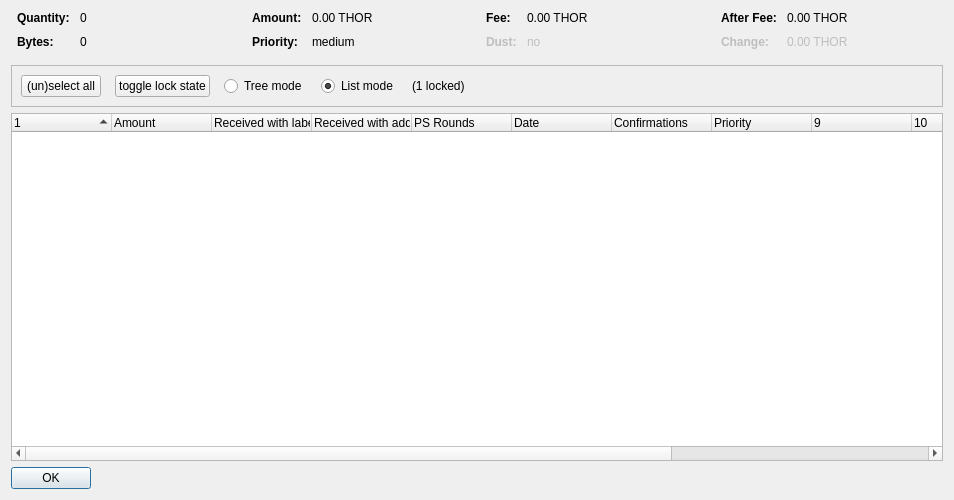
<?xml version="1.0" encoding="UTF-8"?>
<ui version="4.0">
 <class>CoinControlDialog</class>
 <widget class="QDialog" name="CoinControlDialog">
  <property name="geometry">
   <rect>
    <x>0</x>
    <y>0</y>
    <width>954</width>
    <height>500</height>
   </rect>
  </property>
  <property name="windowTitle">
   <string>Coin Selection</string>
  </property>
  <layout class="QVBoxLayout" name="verticalLayout">
   <item>
    <layout class="QHBoxLayout" name="horizontalLayoutTop" stretch="0,0,0,0">
     <property name="topMargin">
      <number>0</number>
     </property>
     <property name="bottomMargin">
      <number>10</number>
     </property>
     <item>
      <layout class="QFormLayout" name="formLayoutCoinControl1">
       <property name="horizontalSpacing">
        <number>10</number>
       </property>
       <property name="verticalSpacing">
        <number>10</number>
       </property>
       <property name="leftMargin">
        <number>6</number>
       </property>
       <property name="rightMargin">
        <number>6</number>
       </property>
       <item row="0" column="0">
        <widget class="QLabel" name="labelCoinControlQuantityText">
         <property name="font">
          <font>
           <weight>75</weight>
           <bold>true</bold>
          </font>
         </property>
         <property name="text">
          <string>Quantity:</string>
         </property>
        </widget>
       </item>
       <item row="0" column="1">
        <widget class="QLabel" name="labelCoinControlQuantity">
         <property name="cursor">
          <cursorShape>IBeamCursor</cursorShape>
         </property>
         <property name="contextMenuPolicy">
          <enum>Qt::ActionsContextMenu</enum>
         </property>
         <property name="text">
          <string notr="true">0</string>
         </property>
         <property name="textInteractionFlags">
          <set>Qt::LinksAccessibleByMouse|Qt::TextSelectableByKeyboard|Qt::TextSelectableByMouse</set>
         </property>
        </widget>
       </item>
       <item row="1" column="0">
        <widget class="QLabel" name="labelCoinControlBytesText">
         <property name="font">
          <font>
           <weight>75</weight>
           <bold>true</bold>
          </font>
         </property>
         <property name="text">
          <string>Bytes:</string>
         </property>
        </widget>
       </item>
       <item row="1" column="1">
        <widget class="QLabel" name="labelCoinControlBytes">
         <property name="cursor">
          <cursorShape>IBeamCursor</cursorShape>
         </property>
         <property name="contextMenuPolicy">
          <enum>Qt::ActionsContextMenu</enum>
         </property>
         <property name="text">
          <string notr="true">0</string>
         </property>
         <property name="textInteractionFlags">
          <set>Qt::LinksAccessibleByMouse|Qt::TextSelectableByKeyboard|Qt::TextSelectableByMouse</set>
         </property>
        </widget>
       </item>
      </layout>
     </item>
     <item>
      <layout class="QFormLayout" name="formLayoutCoinControl2">
       <property name="horizontalSpacing">
        <number>10</number>
       </property>
       <property name="verticalSpacing">
        <number>10</number>
       </property>
       <property name="leftMargin">
        <number>6</number>
       </property>
       <property name="rightMargin">
        <number>6</number>
       </property>
       <item row="0" column="0">
        <widget class="QLabel" name="labelCoinControlAmountText">
         <property name="font">
          <font>
           <weight>75</weight>
           <bold>true</bold>
          </font>
         </property>
         <property name="text">
          <string>Amount:</string>
         </property>
        </widget>
       </item>
       <item row="0" column="1">
        <widget class="QLabel" name="labelCoinControlAmount">
         <property name="cursor">
          <cursorShape>IBeamCursor</cursorShape>
         </property>
         <property name="contextMenuPolicy">
          <enum>Qt::ActionsContextMenu</enum>
         </property>
         <property name="text">
          <string notr="true">0.00 THOR</string>
         </property>
         <property name="textInteractionFlags">
          <set>Qt::LinksAccessibleByMouse|Qt::TextSelectableByKeyboard|Qt::TextSelectableByMouse</set>
         </property>
        </widget>
       </item>
       <item row="1" column="0">
        <widget class="QLabel" name="labelCoinControlPriorityText">
         <property name="font">
          <font>
           <weight>75</weight>
           <bold>true</bold>
          </font>
         </property>
         <property name="text">
          <string>Priority:</string>
         </property>
        </widget>
       </item>
       <item row="1" column="1">
        <widget class="QLabel" name="labelCoinControlPriority">
         <property name="cursor">
          <cursorShape>IBeamCursor</cursorShape>
         </property>
         <property name="contextMenuPolicy">
          <enum>Qt::ActionsContextMenu</enum>
         </property>
         <property name="text">
          <string>medium</string>
         </property>
         <property name="textInteractionFlags">
          <set>Qt::LinksAccessibleByMouse|Qt::TextSelectableByKeyboard|Qt::TextSelectableByMouse</set>
         </property>
        </widget>
       </item>
      </layout>
     </item>
     <item>
      <layout class="QFormLayout" name="formLayoutCoinControl3">
       <property name="horizontalSpacing">
        <number>10</number>
       </property>
       <property name="verticalSpacing">
        <number>10</number>
       </property>
       <property name="leftMargin">
        <number>6</number>
       </property>
       <property name="rightMargin">
        <number>6</number>
       </property>
       <item row="0" column="0">
        <widget class="QLabel" name="labelCoinControlFeeText">
         <property name="font">
          <font>
           <weight>75</weight>
           <bold>true</bold>
          </font>
         </property>
         <property name="text">
          <string>Fee:</string>
         </property>
        </widget>
       </item>
       <item row="0" column="1">
        <widget class="QLabel" name="labelCoinControlFee">
         <property name="cursor">
          <cursorShape>IBeamCursor</cursorShape>
         </property>
         <property name="contextMenuPolicy">
          <enum>Qt::ActionsContextMenu</enum>
         </property>
         <property name="text">
          <string notr="true">0.00 THOR</string>
         </property>
         <property name="textInteractionFlags">
          <set>Qt::LinksAccessibleByMouse|Qt::TextSelectableByKeyboard|Qt::TextSelectableByMouse</set>
         </property>
        </widget>
       </item>
       <item row="1" column="0">
        <widget class="QLabel" name="labelCoinControlLowOutputText">
         <property name="enabled">
          <bool>false</bool>
         </property>
         <property name="font">
          <font>
           <weight>75</weight>
           <bold>true</bold>
          </font>
         </property>
         <property name="text">
          <string>Dust:</string>
         </property>
        </widget>
       </item>
       <item row="1" column="1">
        <widget class="QLabel" name="labelCoinControlLowOutput">
         <property name="enabled">
          <bool>false</bool>
         </property>
         <property name="cursor">
          <cursorShape>IBeamCursor</cursorShape>
         </property>
         <property name="contextMenuPolicy">
          <enum>Qt::ActionsContextMenu</enum>
         </property>
         <property name="text">
          <string>no</string>
         </property>
         <property name="textInteractionFlags">
          <set>Qt::LinksAccessibleByMouse|Qt::TextSelectableByKeyboard|Qt::TextSelectableByMouse</set>
         </property>
        </widget>
       </item>
      </layout>
     </item>
     <item>
      <layout class="QFormLayout" name="formLayoutCoinControl4">
       <property name="horizontalSpacing">
        <number>10</number>
       </property>
       <property name="verticalSpacing">
        <number>10</number>
       </property>
       <property name="leftMargin">
        <number>6</number>
       </property>
       <property name="rightMargin">
        <number>6</number>
       </property>
       <item row="0" column="0">
        <widget class="QLabel" name="labelCoinControlAfterFeeText">
         <property name="font">
          <font>
           <weight>75</weight>
           <bold>true</bold>
          </font>
         </property>
         <property name="text">
          <string>After Fee:</string>
         </property>
        </widget>
       </item>
       <item row="0" column="1">
        <widget class="QLabel" name="labelCoinControlAfterFee">
         <property name="cursor">
          <cursorShape>IBeamCursor</cursorShape>
         </property>
         <property name="contextMenuPolicy">
          <enum>Qt::ActionsContextMenu</enum>
         </property>
         <property name="text">
          <string notr="true">0.00 THOR</string>
         </property>
         <property name="textInteractionFlags">
          <set>Qt::LinksAccessibleByMouse|Qt::TextSelectableByKeyboard|Qt::TextSelectableByMouse</set>
         </property>
        </widget>
       </item>
       <item row="1" column="0">
        <widget class="QLabel" name="labelCoinControlChangeText">
         <property name="enabled">
          <bool>false</bool>
         </property>
         <property name="font">
          <font>
           <weight>75</weight>
           <bold>true</bold>
          </font>
         </property>
         <property name="text">
          <string>Change:</string>
         </property>
        </widget>
       </item>
       <item row="1" column="1">
        <widget class="QLabel" name="labelCoinControlChange">
         <property name="enabled">
          <bool>false</bool>
         </property>
         <property name="cursor">
          <cursorShape>IBeamCursor</cursorShape>
         </property>
         <property name="contextMenuPolicy">
          <enum>Qt::ActionsContextMenu</enum>
         </property>
         <property name="text">
          <string notr="true">0.00 THOR</string>
         </property>
         <property name="textInteractionFlags">
          <set>Qt::LinksAccessibleByMouse|Qt::TextSelectableByKeyboard|Qt::TextSelectableByMouse</set>
         </property>
        </widget>
       </item>
      </layout>
     </item>
    </layout>
   </item>
   <item>
    <widget class="QFrame" name="frame">
     <property name="minimumSize">
      <size>
       <width>0</width>
       <height>40</height>
      </size>
     </property>
     <property name="frameShape">
      <enum>QFrame::StyledPanel</enum>
     </property>
     <property name="frameShadow">
      <enum>QFrame::Sunken</enum>
     </property>
     <layout class="QHBoxLayout" name="horizontalLayout">
      <item>
       <layout class="QHBoxLayout" name="horizontalLayoutPanel" stretch="0,0,0,0,0,0">
        <property name="spacing">
         <number>14</number>
        </property>
        <item>
         <widget class="QPushButton" name="pushButtonSelectAll">
          <property name="sizePolicy">
           <sizepolicy hsizetype="Maximum" vsizetype="Fixed">
            <horstretch>0</horstretch>
            <verstretch>0</verstretch>
           </sizepolicy>
          </property>
          <property name="text">
           <string>(un)select all</string>
          </property>
          <property name="autoDefault">
           <bool>false</bool>
          </property>
         </widget>
        </item>
        <item>
         <widget class="QPushButton" name="pushButtonToggleLock">
          <property name="sizePolicy">
           <sizepolicy hsizetype="Maximum" vsizetype="Fixed">
            <horstretch>0</horstretch>
            <verstretch>0</verstretch>
           </sizepolicy>
          </property>
          <property name="text">
           <string>toggle lock state</string>
          </property>
          <property name="autoDefault">
           <bool>false</bool>
          </property>
         </widget>
        </item>
        <item>
         <widget class="QRadioButton" name="radioTreeMode">
          <property name="sizePolicy">
           <sizepolicy hsizetype="Maximum" vsizetype="Fixed">
            <horstretch>0</horstretch>
            <verstretch>0</verstretch>
           </sizepolicy>
          </property>
          <property name="text">
           <string>Tree mode</string>
          </property>
         </widget>
        </item>
        <item>
         <widget class="QRadioButton" name="radioListMode">
          <property name="sizePolicy">
           <sizepolicy hsizetype="Maximum" vsizetype="Fixed">
            <horstretch>0</horstretch>
            <verstretch>0</verstretch>
           </sizepolicy>
          </property>
          <property name="text">
           <string>List mode</string>
          </property>
          <property name="checked">
           <bool>true</bool>
          </property>
         </widget>
        </item>
        <item>
         <widget class="QLabel" name="labelLocked">
          <property name="text">
           <string>(1 locked)</string>
          </property>
         </widget>
        </item>
        <item>
         <spacer name="horizontalSpacer">
          <property name="orientation">
           <enum>Qt::Horizontal</enum>
          </property>
          <property name="sizeHint" stdset="0">
           <size>
            <width>40</width>
            <height>20</height>
           </size>
          </property>
         </spacer>
        </item>
       </layout>
      </item>
     </layout>
    </widget>
   </item>
   <item>
    <widget class="CoinControlTreeWidget" name="treeWidget">
     <property name="contextMenuPolicy">
      <enum>Qt::CustomContextMenu</enum>
     </property>
     <property name="sortingEnabled">
      <bool>false</bool>
     </property>
     <property name="columnCount">
      <number>13</number>
     </property>
     <attribute name="headerShowSortIndicator" stdset="0">
      <bool>true</bool>
     </attribute>
     <attribute name="headerStretchLastSection">
      <bool>false</bool>
     </attribute>
     <column>
      <property name="text">
       <string/>
      </property>
     </column>
     <column>
      <property name="text">
       <string>Amount</string>
      </property>
     </column>
     <column>
      <property name="text">
       <string>Received with label</string>
      </property>
     </column>
     <column>
      <property name="text">
       <string>Received with address</string>
      </property>
     </column>
     <column>
      <property name="text">
       <string>PS Rounds</string>
      </property>
     </column>
     <column>
      <property name="text">
       <string>Date</string>
      </property>
     </column>
     <column>
      <property name="text">
       <string>Confirmations</string>
      </property>
      <property name="toolTip">
       <string>Confirmed</string>
      </property>
     </column>
     <column>
      <property name="text">
       <string>Priority</string>
      </property>
     </column>
     <column>
      <property name="text">
       <string/>
      </property>
     </column>
     <column>
      <property name="text">
       <string/>
      </property>
     </column>
     <column>
      <property name="text">
       <string/>
      </property>
     </column>
     <column>
      <property name="text">
       <string/>
      </property>
     </column>
     <column>
      <property name="text">
       <string/>
      </property>
     </column>
    </widget>
   </item>
   <item>
    <widget class="QDialogButtonBox" name="buttonBox">
     <property name="sizePolicy">
      <sizepolicy hsizetype="Maximum" vsizetype="Fixed">
       <horstretch>0</horstretch>
       <verstretch>0</verstretch>
      </sizepolicy>
     </property>
     <property name="orientation">
      <enum>Qt::Horizontal</enum>
     </property>
     <property name="standardButtons">
      <set>QDialogButtonBox::Ok</set>
     </property>
    </widget>
   </item>
  </layout>
 </widget>
 <customwidgets>
  <customwidget>
   <class>CoinControlTreeWidget</class>
   <extends>QTreeWidget</extends>
   <header>coincontroltreewidget.h</header>
  </customwidget>
 </customwidgets>
 <resources/>
 <connections/>
</ui>
